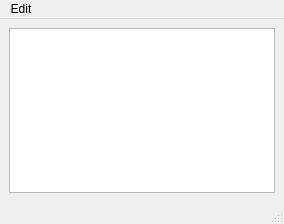
<?xml version="1.0" encoding="UTF-8"?>
<ui version="4.0">
 <class>MainWindow</class>
 <widget class="QMainWindow" name="MainWindow">
  <property name="geometry">
   <rect>
    <x>0</x>
    <y>0</y>
    <width>284</width>
    <height>224</height>
   </rect>
  </property>
  <property name="windowTitle">
   <string>MainWindow</string>
  </property>
  <widget class="QWidget" name="centralwidget">
   <layout class="QGridLayout" name="gridLayout">
    <item row="0" column="0">
     <widget class="QTextEdit" name="textEdit">
      <property name="readOnly">
       <bool>true</bool>
      </property>
     </widget>
    </item>
   </layout>
  </widget>
  <widget class="QMenuBar" name="menubar">
   <property name="geometry">
    <rect>
     <x>0</x>
     <y>0</y>
     <width>284</width>
     <height>26</height>
    </rect>
   </property>
   <widget class="QMenu" name="menuEdit">
    <property name="title">
     <string>Edit</string>
    </property>
    <addaction name="actionpush"/>
    <addaction name="actionpop"/>
   </widget>
   <addaction name="menuEdit"/>
  </widget>
  <widget class="QStatusBar" name="statusbar"/>
  <action name="actionpush">
   <property name="text">
    <string>push</string>
   </property>
  </action>
  <action name="actionpop">
   <property name="text">
    <string>pop</string>
   </property>
  </action>
 </widget>
 <resources/>
 <connections>
  <connection>
   <sender>actionpush</sender>
   <signal>triggered()</signal>
   <receiver>MainWindow</receiver>
   <slot>onPush_clicked()</slot>
   <hints>
    <hint type="sourcelabel">
     <x>-1</x>
     <y>-1</y>
    </hint>
    <hint type="destinationlabel">
     <x>238</x>
     <y>169</y>
    </hint>
   </hints>
  </connection>
  <connection>
   <sender>actionpop</sender>
   <signal>triggered()</signal>
   <receiver>MainWindow</receiver>
   <slot>onPop_clicked()</slot>
   <hints>
    <hint type="sourcelabel">
     <x>-1</x>
     <y>-1</y>
    </hint>
    <hint type="destinationlabel">
     <x>238</x>
     <y>169</y>
    </hint>
   </hints>
  </connection>
 </connections>
 <slots>
  <slot>onPush_clicked()</slot>
  <slot>onPop_clicked()</slot>
 </slots>
</ui>
